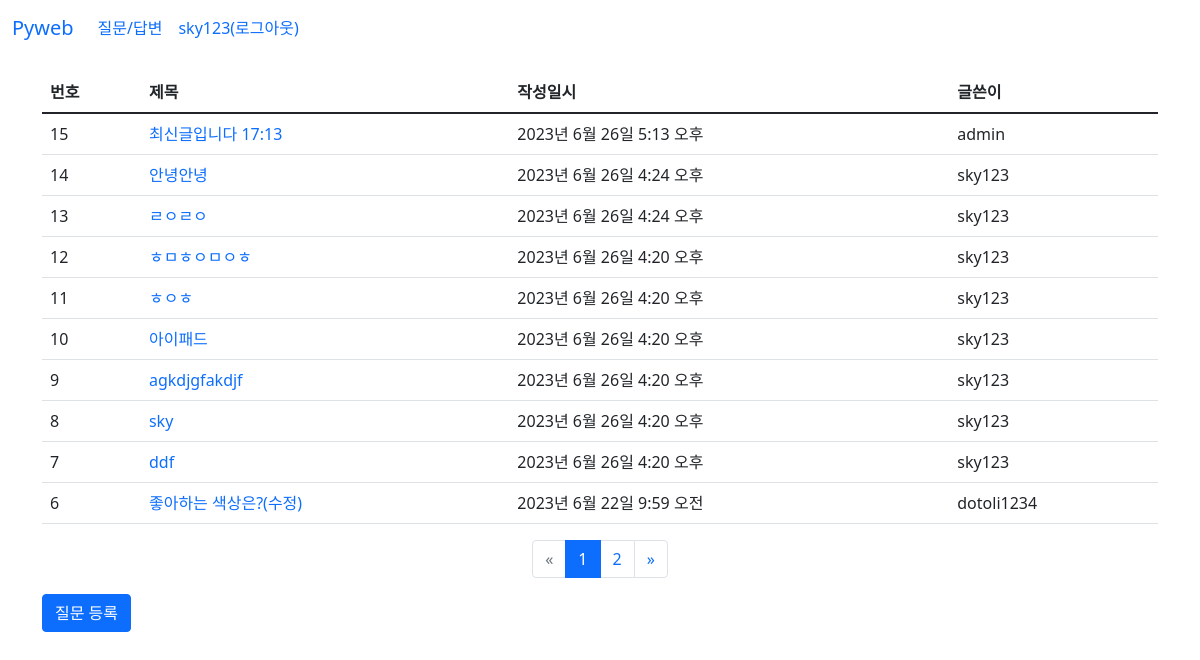
/board/ (signed in), run on the app's committed database.
### board/models.py (models this page shows, shortened)
class Question(models.Model):
    author = models.ForeignKey(User,on_delete=models.CASCADE)
    subject = models.CharField(max_length=200)  #제목
    content = models.TextField()                #질문 내용
    create_date = models.DateTimeField()        #등록일
    modify_date = models.DateTimeField(null=True, blank=True) # Null을 허용한다.

### board/views.py (the view)
# urls.py: path('', views.question_list, name='question_list'),
def question_list(request):
    question_list = Question.objects.order_by('-create_date')  #내림차순
    page = request.GET.get('page', '1')
    paginator = Paginator(question_list, 10) #페이지당 게시글 -10
    page_obj = paginator.get_page(page)
    context = {'question_list': page_obj}
    return render(request, 'board/question_list.html', context)

### board/templatetags/board_filter.py (called while the page is built)
@register.filter
def sub(value,arg):
    return value - arg # 원래값 - 매개값 -> |sub:arg

### templates/board/question_list.html
{%  extends 'base.html' %}
{% load board_filter %}
{% block content %}
<div class="container my-3" xmlns="http://www.w3.org/1999/html">
    <section id ="question_list">
        <table class="table">
            <thead>
                <tr class="table-Primary">
                    <th>번호</th><th>제목</th><th>작성일시</th><th>글쓴이</th>
                </tr>
            </thead>
            <tbody>
                {% if question_list %}
                    {% for question in question_list %}
                    <tr>
                        <td> {{ question_list.paginator.count|sub:question_list.start_index|sub:forloop.counter0|add:1 }}   </td>
                        <td>
                            <a href="{% url 'board:detail' question.id %}">{{  question.subject }}</a>
                        </td>
                        <td>
                            {{  question.create_date }}
                        </td>
                        <td>{{ question.author }}</td>
                    </tr>
                    {%  endfor %}
                {% else %}
                    <tr>
                        <td>질문이 없습니다.</td>
                    </tr>
                {% endif %}
            </tbody>
        </table>
        <ul class="pagination justify-content-center">
            {% if question_list.has_previous %}
             <li class="page-item">
                <a class="page-link disabled" href="?page={{ question_list.previous_page_number }}">
                    &laquo;
                </a>
            </li>
            {% else %}
                <li class="page-item disabled">
                    <a class="page-link" href="">&laquo;</a>
                </li>
            {% endif %}
            {% for page_number in question_list.paginator.page_range %}
                {% if page_number == question_list.number %}
            <li class="page-item active">
                    <a class="page-link" href="?page={{ page_number }}">
                        {{ page_number }}
                    </a>
            </li>
           {% else %}
            <li class="page-item">
                <a class="page-link" href="?page={{ page_number }}">
                    {{ page_number }}
                </a>
            </li>
            {% endif %}
            {% endfor %}
            {% if question_list.has_next %}
             <li class="page-item ">
                <a class="page-link"
                   href="?page={{ question_list.next_page_number }}"> &raquo;    </a>
            </li>
            {% else %}
                <li class="page-item disabled">
                    <a class="page-link" href="">&raquo;</a>
                </li>
            {% endif %}
        </ul>
    <a href="{% url 'board:question_create' %}"
        class="btn btn-primary">질문 등록</a>
    </section>
</div>
{% endblock %}

### templates/navbar.html (shortened to what this page needs)
<nav class="navbar navbar-expand-lg bg-body-tertiary">
  <div class="container-fluid">
    <a class="navbar-brand" href="/">Pyweb</a>
    <div class="collapse navbar-collapse" id="navbarSupportedContent">
      <ul class="navbar-nav me-auto mb-2 mb-lg-0">
        <li class="nav-item">
          <a class="nav-link active" aria-current="page" href="/board">질문/답변</a>
        </li>
        <li class="nav-item">
            {% if user.is_authenticated %}
          <a class="nav-link" href="{% url 'common:logout' %}">
              {{ user.username }}(로그아웃)</a>
            {% else %}
          <a class="nav-link" href="{% url 'common:login' %}">로그인</a>
            {% endif %}
        </li>
      </ul>
    </div>
  </div>
</nav>

### static/board/css/style.css (style rules this page uses)
a { text-decoration : none; }

### data on the page
Question: paginator.count|sub "15", subject "최신글입니다 17:13", create_date "2023년 6월 26일 5:13 오후", author "admin"
Question: paginator.count|sub "14", subject "안녕안녕", create_date "2023년 6월 26일 4:24 오후", author "sky123"
Question: paginator.count|sub "13", subject "ㄹㅇㄹㅇ", create_date "2023년 6월 26일 4:24 오후", author "sky123"
Question: paginator.count|sub "12", subject "ㅎㅁㅎㅇㅁㅇㅎ", create_date "2023년 6월 26일 4:20 오후", author "sky123"
Question: paginator.count|sub "11", subject "ㅎㅇㅎ", create_date "2023년 6월 26일 4:20 오후", author "sky123"
Question: paginator.count|sub "10", subject "아이패드", create_date "2023년 6월 26일 4:20 오후", author "sky123"
Question: paginator.count|sub "9", subject "agkdjgfakdjf", create_date "2023년 6월 26일 4:20 오후", author "sky123"
Question: paginator.count|sub "8", subject "sky", create_date "2023년 6월 26일 4:20 오후", author "sky123"
Question: paginator.count|sub "7", subject "ddf", create_date "2023년 6월 26일 4:20 오후", author "sky123"
Question: paginator.count|sub "6", subject "좋아하는 색상은?(수정)", create_date "2023년 6월 22일 9:59 오전", author "dotoli1234"

### other printed values
{{ user.username }} "sky123"
{{ page_number }} "1"
{{ page_number }} "2"
